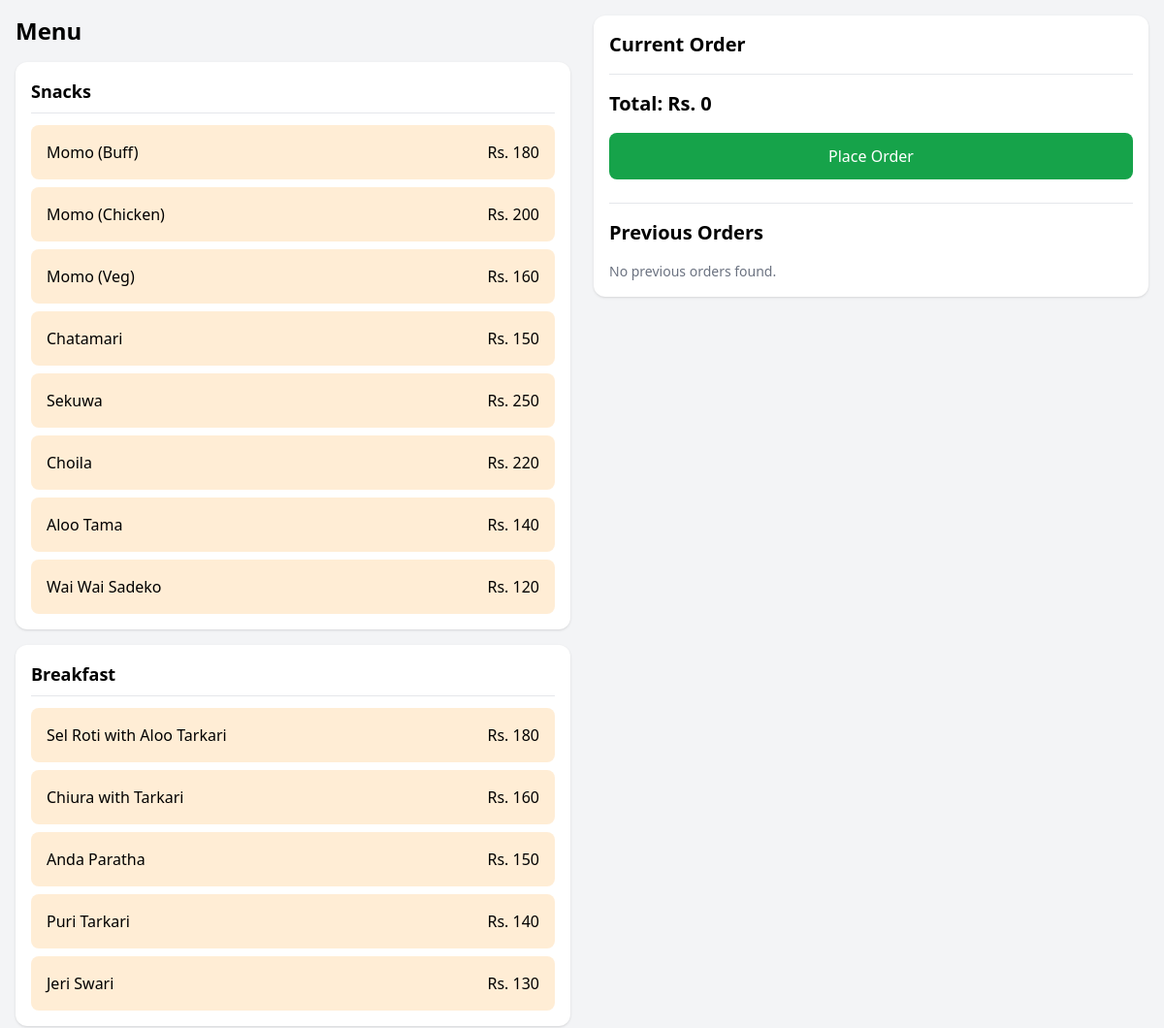
/orders/menu/1/ (signed in, upper part), run on an earlier commit of the app's database.
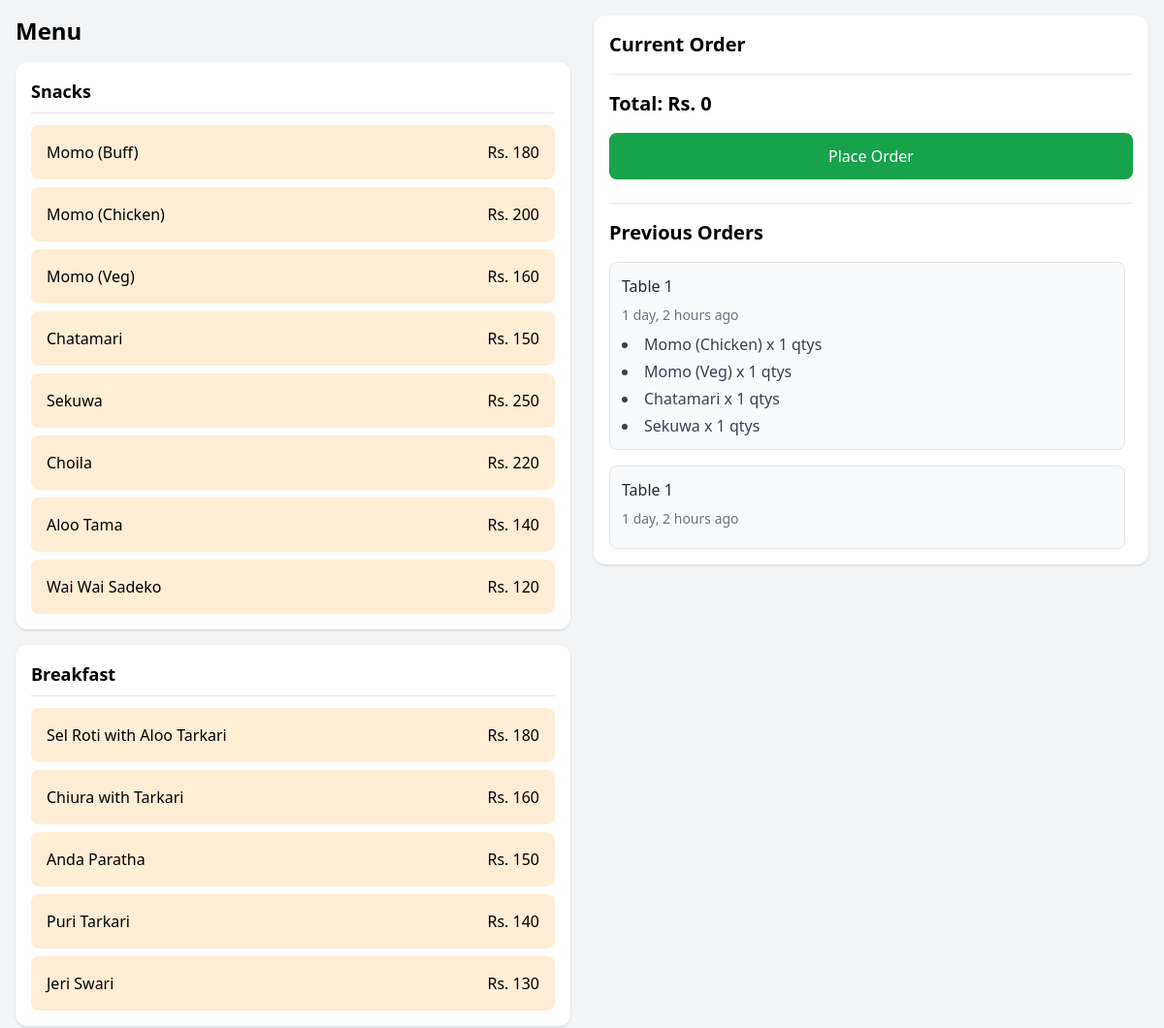
And on a later commit of the database.
### orders/models.py (models this page shows, shortened)
class Category(models.Model):
    name = models.CharField(max_length=150)
    class Meta:
        verbose_name_plural = "Categories"
    def __str__(self):
        return self.name

class MenuItem(models.Model):
    category = models.ForeignKey(Category, on_delete=models.CASCADE, related_name="items")
    name = models.CharField(max_length=200)
    price = models.PositiveIntegerField()
    description = models.TextField(null=True, blank=True)
    def __str__(self):
        return self.name

class Order(models.Model):
    class ORDER_STATUS(models.TextChoices):
        PREPARING = 'p', 'Preparing'
        READY = 'r', 'Ready'
        SERVED = 's', 'Served'
        BILLED = 'b', 'Billed'
    id = models.UUIDField(primary_key=True, default=uuid.uuid4, editable=False)
    table = models.ForeignKey(Table, on_delete=models.PROTECT, related_name="orders")
    status = models.CharField(max_length=2, choices=ORDER_STATUS, default=ORDER_STATUS.PREPARING)
    created_at = models.DateTimeField(auto_now_add=True)

class Table(models.Model):
    name = models.CharField(max_length=20)
    is_reserved = models.BooleanField(default=False, null=True)
    def __str__(self):
        return self.name

class OrderItem(models.Model):
    order = models.ForeignKey(Order, on_delete=models.PROTECT, related_name="items")
    menu_item = models.ForeignKey(MenuItem, on_delete=models.PROTECT, related_name="order_items")
    price = models.PositiveIntegerField()
    quantity = models.PositiveIntegerField(default=1)
    def __str__(self):
        return f"{self.menu_item}  x {self.quantity} qtys"

### orders/views.py (the view, shortened to what this page needs)
# urls.py: path("menu/<table_id>/", views.menu_view, name="menu_view_url"),
@role_required([User.ROLE_CHOICES.WAITER])
def menu_view(request, table_id):
    categories = Category.objects.all()
    orders = Order.objects.filter(
        table_id=table_id
    ).exclude(
        status=Order.ORDER_STATUS.BILLED
    ).order_by("-created_at")
    return render(request, "orders/menu.html", {
        'categories': categories,
        'table_id': table_id,
        'orders': orders
    })

### orders/templates/orders/menu.html (shortened to what this page needs)
{% load humanize %}
<!DOCTYPE html>
<html lang="en">
<head>
    <script src="https://cdn.tailwindcss.com"></script>
</head>
<body class="bg-gray-100">
    <div class="max-w-7xl mx-auto p-4">
        <div class="grid grid-cols-1 md:grid-cols-2 gap-6">
            <div>
                <h1 class="text-2xl font-bold mb-4">Menu</h1>
                {% for category in categories %}
                <div class="bg-white rounded-xl shadow p-4 mb-4">
                    <h2 class="font-bold text-lg mb-3 border-b pb-2">
                        {{ category }}
                    </h2>
                    <div class="grid gap-2">
                        {% for item in category.items.all %}
                        <div class="menu-item cursor-pointer bg-orange-100 hover:bg-orange-200 rounded-lg p-4 transition"
                            data-item-id="{{ item.id }}" data-item-name="{{ item.name }}"
                            data-item-price="{{ item.price }}">
                            <div class="flex justify-between">
                                <span class="font-medium">{{ item.name }}</span>
                                <span>Rs. {{ item.price }}</span>
                            </div>
                        </div>
                        {% endfor %}
                    </div>
                </div>
                {% endfor %}
            </div>
            <div class="bg-white rounded-xl shadow p-4 h-fit sticky top-4">
                <h2 class="text-xl font-bold mb-4">
                    Current Order
                </h2>
                <form class="border-t mt-4 pt-4" method="post">
                    <h3 id="total-price" class="text-xl font-bold">
                        Total: Rs. 0
                    </h3>
                    <button id="place-order-btn"
                        class="w-full mt-4 bg-green-600 text-white py-3 rounded-lg hover:bg-green-700">
                        Place Order
                    </button>
                </form>
                <div class="border-t mt-6 pt-4">
                    <h3 class="text-xl font-bold mb-4">
                        Previous Orders
                    </h3>
                    <div class="max-h-80 overflow-y-auto pr-2 space-y-4">
                        {% for order in orders %}
                        <div class="bg-gray-50 rounded-lg p-3 border border-gray-200">
                            <div class="font-medium text-gray-800 mb-2">
                                {{ order.table }}
                            </div>
                            <div class="text-sm text-gray-500 mb-2">
                                {{ order.created_at|naturaltime }}
                            </div>
                            <ul class="list-disc list-inside text-gray-700 space-y-1">
                                {% for item in order.items.all %}
                                <li>{{ item }}</li>
                                {% endfor %}
                            </ul>
                        </div>
                        {% empty %}
                        <div class="text-gray-500 text-sm">
                            No previous orders found.
                        </div>
                        {% endfor %}
                    </div>
                </div>
            </div>
        </div>
    </div>
</body>
</html>

What changed in the data, as far as the page shows it:
added Order: table "Table 1", created_at "1 day, 2 hours ago"
added OrderItem: menu_item+quantity "Momo (Chicken) x 1 qtys"
added OrderItem: menu_item+quantity "Momo (Veg) x 1 qtys"
added OrderItem: menu_item+quantity "Chatamari x 1 qtys"
added OrderItem: menu_item+quantity "Sekuwa x 1 qtys"
added Order: table "Table 1", created_at "1 day, 2 hours ago"
Also different on the page:
text no longer shown: "No previous orders found."
